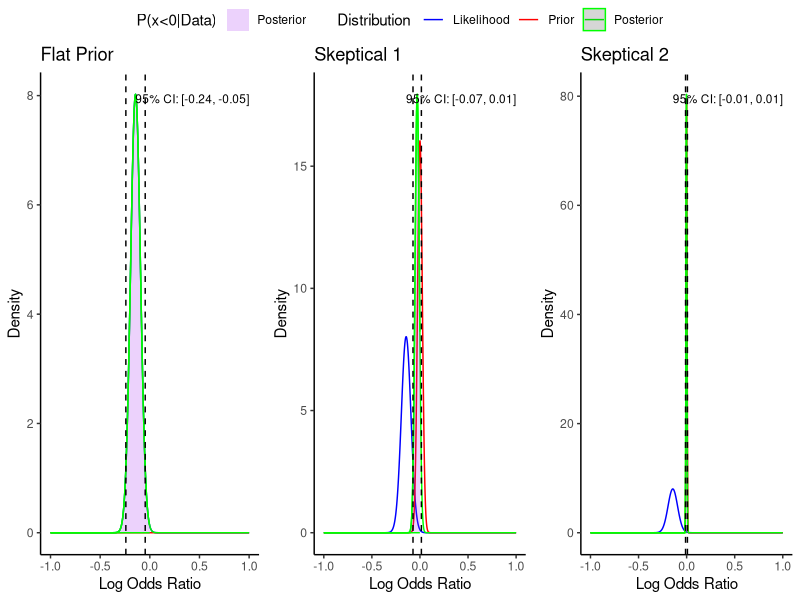
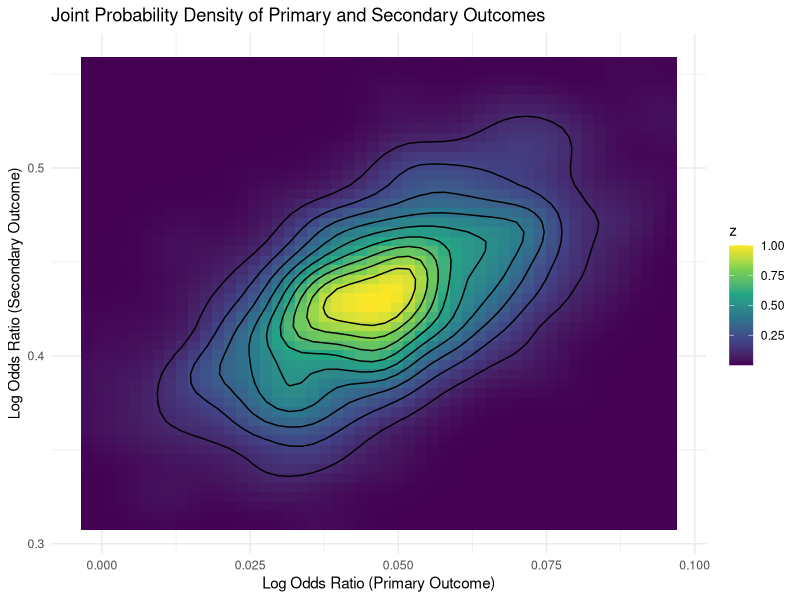
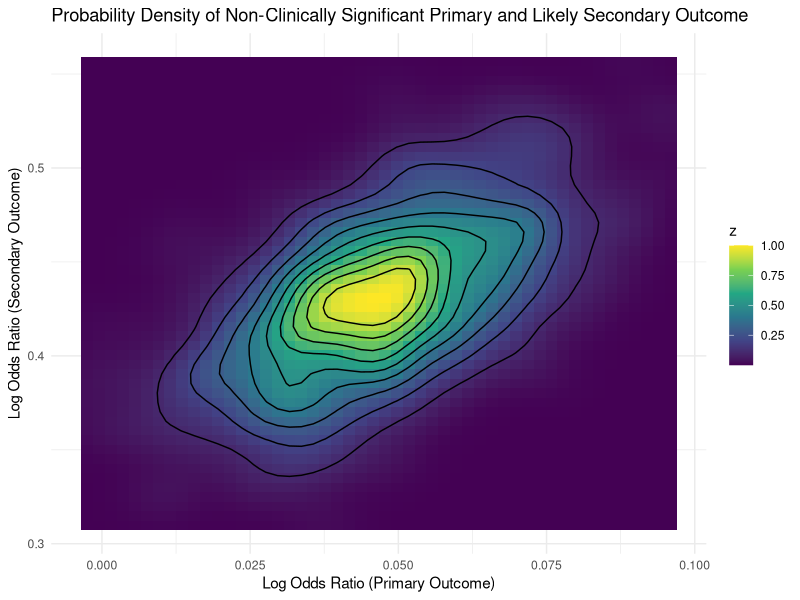

Reproduce these figures in R, in order.
## ---- chunk 1
knitr::opts_chunk$set(echo = TRUE)
## ---- chunk 2
# Install necessary packages if not already installed
if (!require("metafor")) install.packages("metafor")
library(metafor)
library(reshape)
library(ggplot2)
library(MASS)
library(gridExtra)
# Your data from the table (replace with your actual values)
events_treatment <- c(819, 575, 261, 435, 135, 269, 434)
events_placebo <- c(927, 663, 334, 529, 158, 257, 420)
n_treatment <- rep(6992, 7)  # Same N for all treatment groups
n_placebo <- rep(6978, 7)  # Same N for all placebo groups

# Convert proportions to log odds ratios
log_or <- log((events_treatment / (n_treatment - events_treatment)) /
              (events_placebo / (n_placebo - events_placebo)))

# Standard errors for the log odds ratios, derived from the CIs
ci_lower <- c(0.79, 0.76, 0.66, 0.72, 0.67, 0.88, 0.90) # replace with actual lower CI values
ci_upper <- c(0.96, 0.96, 0.91, 0.92, 1.07, 1.24, 1.18) # replace with actual upper CI values
se_log_or <- (log(ci_upper) - log(ci_lower)) / (2 * qnorm(0.975))

# Prior distributions
# Flat prior (mean = 0, large variance)
flat_prior <- list(mu = 0, sigma = 1e6)

# Skeptical priors (mean = 0, smaller variance)
prior_mu <- 0
prior_sigma <- c(0.5*se_log_or)  # replace with your 7 sigma values
# Create a list of prior lists, one for each set of log_or and se_log_or
prior_list1 <- lapply(prior_sigma, function(sigma) list(mu = prior_mu, sigma = sigma))


prior_sigma <- c(0.1*se_log_or)  # replace with your 7 sigma values
# Create a list of prior lists, one for each set of log_or and se_log_or
prior_list2 <- lapply(prior_sigma, function(sigma) list(mu = prior_mu, sigma = sigma))


# Function to calculate the posterior
calc_posterior <- function(log_or, se, prior) {
  var_prior <- prior$sigma^2
  var_data <- se^2
  var_post <- 1 / (1 / var_prior + 1 / var_data)
  mu_post <- var_post * (log_or / var_data + prior$mu / var_prior)
  lower_CI=qnorm(0.025,mean=mu_post,sd = sqrt(var_post))
  upper_CI=qnorm(0.975,mean=mu_post,sd = sqrt(var_post))
  return(list(mu = mu_post, sigma = sqrt(var_post),p0=pnorm(0,mean = mu_post,sd=sqrt(var_post))))
}


# You can then summarize the posterior distributions as needed.
## ---- chunk 3


post_flat <- matrix(unlist(mapply(calc_posterior, log_or, se_log_or, MoreArgs = list(prior = flat_prior), SIMPLIFY = FALSE)),byrow=T,ncol=3,dimnames = list(rep(paste0("Primary Outcome ",1:7)),c("mu1","sigma1","p(logOR<0|data)")))

post_skeptical_1 <- matrix(unlist(mapply(calc_posterior, log_or, se_log_or,prior_list1, SIMPLIFY = FALSE)),byrow=TRUE,ncol=3,dimnames = list(rep(paste0("Primary Outcome ",1:7)),c("mu1","sigma1","p(logOR<0|data)")))

post_skeptical_2 <- matrix(unlist( mapply(calc_posterior, log_or, se_log_or, prior_list2, SIMPLIFY = FALSE)),byrow=T,ncol=3,dimnames = list(rep(paste0("Primary Outcome ",1:7)),c("mu1","sigma1","p(logOR<0|data)")))


## ---- chunk 4
# Function to calculate the posterior and plot the distributions
library(ggplot2)
library(reshape2)  # For melting data frames
library(gridExtra)  # For arranging plots

plot_distributions <- function(log_or, se, prior, endpoint_name) {
  # Create a sequence of x values for plotting the distributions
  x_vals <- seq(from = -1, to = 1, length.out = 1000)

  # Define distributions
  likelihood <- dnorm(x_vals, mean = log_or, sd = se)
  prior_dist <- dnorm(x_vals, mean = prior$mu, sd = prior$sigma)
  posterior <- calc_posterior(log_or, se, prior)
  post_dist <- dnorm(x_vals, mean = posterior$mu, sd = posterior$sigma)

  # Calculate the 95% CI for the posterior distribution
  ci_lower <- qnorm(0.025, posterior$mu, posterior$sigma)
  ci_upper <- qnorm(0.975, posterior$mu, posterior$sigma)

  # Prepare data for ggplot
  plot_data <- data.frame(x = x_vals, Likelihood = likelihood, Prior = prior_dist, Posterior = post_dist)
  plot_data <- melt(plot_data, id.vars = "x")

  # Create the plot
  p <- ggplot(plot_data, aes(x = x, y = value, color = variable)) +
    geom_line() +
    geom_ribbon(data = subset(plot_data, variable == "Posterior" & x < 0), 
                aes(ymin = 0, ymax = value, fill = variable), alpha = 0.2) +
    geom_vline(xintercept = ci_lower, linetype = "dashed", color = "black") +
    geom_vline(xintercept = ci_upper, linetype = "dashed", color = "black") +
    annotate("text", x = 1, y = max(plot_data$value), label = sprintf("95%% CI: [%.2f, %.2f]", ci_lower, ci_upper), hjust = 1, vjust = 1, size = 3) +
    scale_color_manual(values = c("Likelihood" = "blue", "Prior" = "red", "Posterior" = "green")) +
    scale_fill_manual(values = c("Posterior" = "Purple")) +
    labs(title = endpoint_name, x = "Log Odds Ratio", y = "Density",fill="P(x<0|Data)",col="Distribution") +
    theme_classic() +
    xlim(-1, 1) # Set x limits

  return(p)
}


flat_prior <- list(mu = 0, sigma = 1e6)
# Skeptical priors (mean = 0, smaller variance)
skeptical_prior_1 <- list(mu = 0, sigma = 0.5*se_log_or[1])
skeptical_prior_2 <- list(mu = 0, sigma = 0.1*se_log_or[1])


plot_primary <- plot_distributions(log_or = log_or[1],se = se_log_or[1], flat_prior, "Flat Prior")
plot_secondary1 <- plot_distributions(log_or = log_or[1],se = se_log_or[1], prior = skeptical_prior_1, "Skeptical 1")
plot_secondary2 <- plot_distributions(log_or = log_or[1],se = se_log_or[1],prior=skeptical_prior_2, "Skeptical 2")

library(ggpubr)
# Arrange the plots in a single row
ggpubr::ggarrange(plot_primary, plot_secondary1, plot_secondary2, nrow = 1,common.legend=TRUE)


## ---- chunk 5

# Event counts for secondary outcomes from the table
n_treated=7001
n_placebo=6964
events_treated <- n_treated * 11.5 / 100  # Number of events in treated group
events_placebo <- n_placebo * 8.6 / 100  # Number of events in placebo group


or_func=function(events_treated,events_placebo,n_treated,n_placebo){
# Calculate odds for each group
  nonevents_treated <- n_treated - events_treated  # Number of nonevents in treated group

  nonevents_placebo <- n_placebo - events_placebo  # Number of nonevents in placebo group

odds_treated <- events_treated / nonevents_treated
odds_placebo <- events_placebo / nonevents_placebo

# Calculate odds ratio
or_secondary <- odds_treated / odds_placebo

# Calculate log odds ratio
log_or_secondary <- log(or_secondary)

# Calculate the variance and standard error of logOR
var_log_or_secondary <- (1 / events_treated) + (1 / nonevents_treated) + 
                        (1 / events_placebo) + (1 / nonevents_placebo)
se_log_or_secondary <- sqrt(var_log_or_secondary)

return(list(logor=log_or_secondary,logse=se_log_or_secondary))}
# Output the standard error of the log odds ratio
#se_log_or_secondary

## ---- chunk 6
library(MASS)  # for mvrnorm function
library(ggplot2)  # for plotting

# Event counts for secondary outcomes from the table
n_treated <- 7001
n_placebo <- 6964
events_treated <- n_treated * 11.5 / 100  # Number of events in treated group
events_placebo <- n_placebo * 8.6 / 100  # Number of events in placebo group

# Use the function to calculate OR and SE for the secondary outcome
secondary_outcome <- or_func(events_treated, events_placebo, n_treated, n_placebo)
log_or_secondary <- secondary_outcome$logor
se_log_or_secondary <- secondary_outcome$logse

# Define the log odds ratio (logOR) and its standard error for the primary outcome
log_or_primary <- log(0.87)
se_log_or_primary <- (log(0.96) - log(0.79)) / (2 * qnorm(0.975))


se_primary <- (log(0.96) - log(0.79)) / (2 * qnorm(0.975))
se_secondary <- c(0.05) # Placeholder standard errors, replace with actual values

library(MASS)  # For mvtnorm
library(ggplot2)
library(kernlab)  # For kernel density estimation

# Define prior means and variances
mu_prior <- c(0, 0)  # Assuming a prior mean of 0 for both outcomes
var_primary_prior <- (0.5 * se_log_or_primary)^2  # Smaller variance for primary outcome
var_secondary_prior <- (2 * se_log_or_secondary)^2  # Larger variance for secondary outcome

# Create the prior covariance matrix, incorporating correlation
rho <- 0.8  # Correlation coefficient
Sigma_prior <- matrix(c(var_primary_prior, rho * sqrt(var_primary_prior * var_secondary_prior),
                        rho * sqrt(var_primary_prior * var_secondary_prior), var_secondary_prior),
                      nrow = 2)

# Create the sample covariance matrix
Sigma_sample <- matrix(c(se_log_or_primary^2, rho * se_log_or_primary * se_log_or_secondary,
                         rho * se_log_or_primary * se_log_or_secondary, se_log_or_secondary^2),
                       nrow = 2)

# Calculate the posterior mean and covariance
Sigma_post_inv <- solve(Sigma_prior) + solve(Sigma_sample)
Sigma_post <- solve(Sigma_post_inv)
mu_post <- Sigma_post %*% (solve(Sigma_prior) %*% mu_prior +
                           solve(Sigma_sample) %*% c(log_or_primary, log_or_secondary))

# Generate posterior samples
set.seed(123)
posterior_samples <- mvrnorm(n = 1000, mu = c(mu_post), Sigma = Sigma_post)

# Kernel density estimation on the posterior samples
kde_result <- kde2d(posterior_samples[, 1], posterior_samples[, 2], n = 50)

# Convert the result to a data frame for ggplot2
df <- expand.grid(x = kde_result$x, y = kde_result$y)
# Scale the density values to range between 0 and 1
max_density <- max(kde_result$z)
kde_result$z <- kde_result$z / max_density

df$z <- as.vector(kde_result$z)


# Plot the joint probability density
ggplot(df, aes(x = x, y = y, z = z)) +
  geom_tile(aes(fill = z)) +  # Filled contour plot
  scale_fill_viridis_c() +  # Apply a color scale to the fill
  geom_contour(color = "black") +  # Contour lines in black
  labs(title = "Joint Probability Density of Primary and Secondary Outcomes",
       x = "Log Odds Ratio (Primary Outcome)", y = "Log Odds Ratio (Secondary Outcome)") +
  theme_minimal()
## ---- chunk 7
library(MASS)  # For mvtnorm
library(ggplot2)
library(kernlab)  # For kernel density estimation

# [Prior calculations and posterior sample generation code should be here]

# Define the threshold for non-clinically significant primary outcome
threshold_primary <- log(0.95)  # Example threshold, adjust as needed

# Filter samples: primary outcome is non-clinically significant and secondary outcome is likely
filtered_samples <- posterior_samples[posterior_samples[, 1] > threshold_primary & posterior_samples[, 2] > 0, ]

# Kernel density estimation on the filtered samples
kde_result <- kde2d(filtered_samples[, 1], filtered_samples[, 2], n = 50)

# Scale the density values
max_density <- max(kde_result$z)
kde_result$z <- kde_result$z / max_density

# Convert the result to a data frame for ggplot2
df <- expand.grid(x = kde_result$x, y = kde_result$y)
df$z <- as.vector(kde_result$z)

# Plot the joint probability density for the filtered criteria
ggplot(df, aes(x = x, y = y, fill = z)) +
  geom_tile() +
  scale_fill_viridis_c() +
  geom_contour(aes(z = z), color = "black") +
  labs(title = "Probability Density of Non-Clinically Significant Primary and Likely Secondary Outcome",
       x = "Log Odds Ratio (Primary Outcome)", y = "Log Odds Ratio (Secondary Outcome)") +
  theme_minimal()
